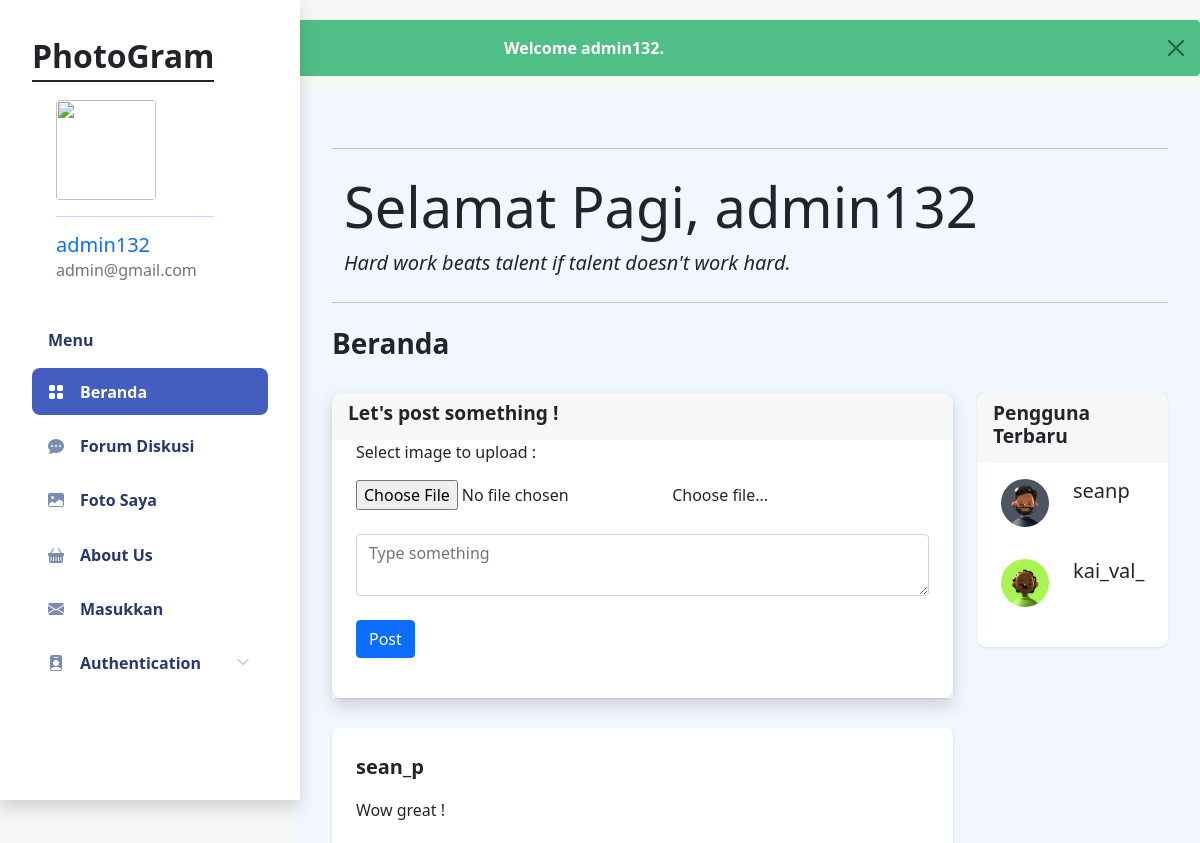
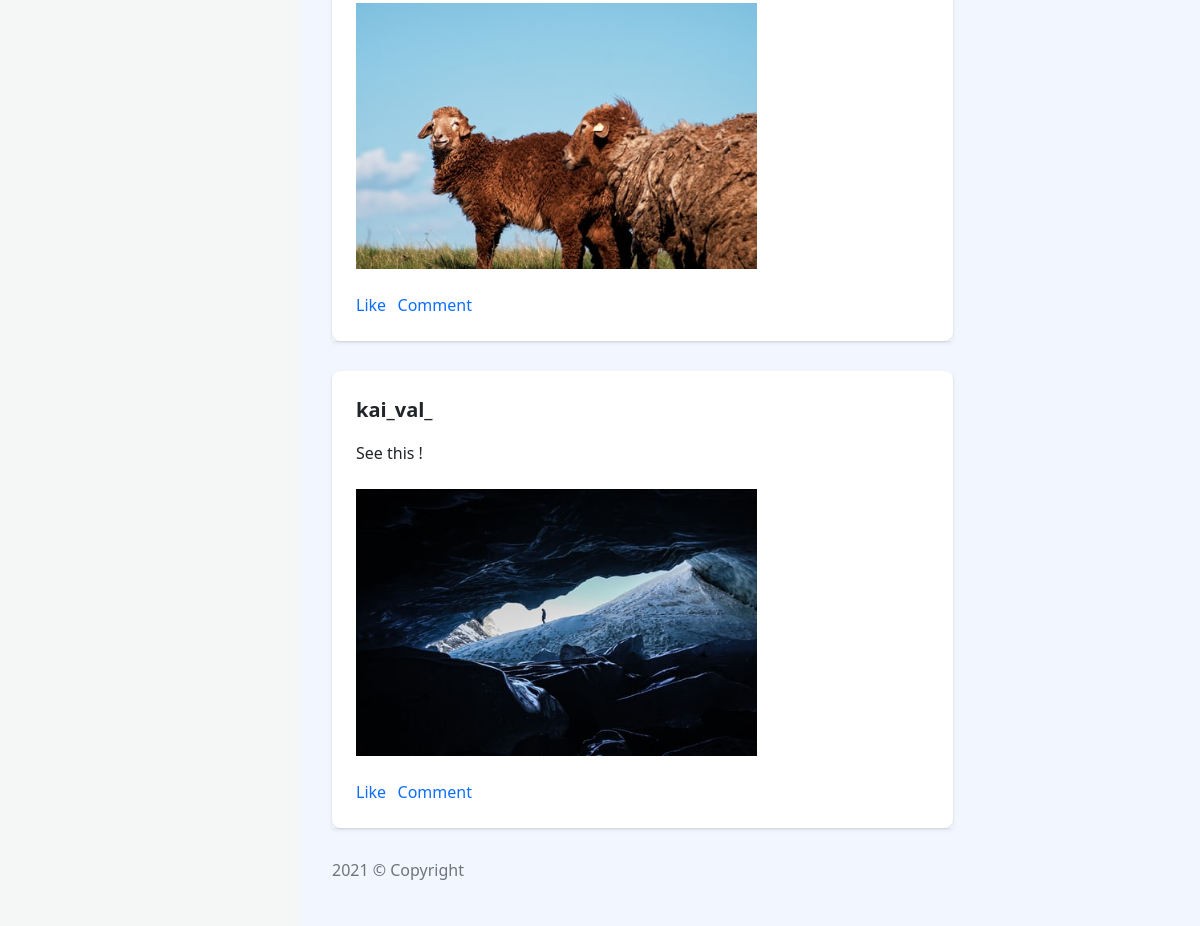
/ (signed in), run on the app's committed database (2 pictures, top to bottom).
### tables this page shows
CREATE TABLE `post` (
  `id` int(11) NOT NULL,
  `username` char(30) DEFAULT NULL,
  `caption` char(30) DEFAULT NULL,
  `image` varchar(30) DEFAULT NULL
);

CREATE TABLE `user_acc` (
  `id` int(11) NOT NULL,
  `username` varchar(50) NOT NULL,
  `password` varchar(50) NOT NULL,
  `no_telp` int(20) DEFAULT NULL,
  `email` varchar(50) NOT NULL,
  `bio` varchar(255) DEFAULT NULL,
  `dir_prof_pic` varchar(255) DEFAULT NULL
);

### index.php (the view, shortened to what this page needs)
<?php
include('notifWelcome.php');
require 'functions.php';
$result = query("SELECT * FROM post ORDER BY id DESC");
$result2 = query("SELECT * FROM user_acc ORDER BY id DESC");
?>
<!DOCTYPE html>
<html lang="en">
<head>
    <link rel="stylesheet" href="assets/css/bootstrap.css">
    <link rel="stylesheet" href="assets/vendors/iconly/bold.css">
    <link rel="stylesheet" href="assets/vendors/quill/quill.bubble.css">
    <link rel="stylesheet" href="assets/vendors/quill/quill.snow.css">
    <link rel="stylesheet" href="assets/vendors/perfect-scrollbar/perfect-scrollbar.css">
    <link rel="stylesheet" href="assets/vendors/bootstrap-icons/bootstrap-icons.css">
    <link rel="stylesheet" href="assets/css/app.css">
    <link rel="stylesheet" type="text/css" href="assets/custom.css">
</head>
<body>
    <div id="app">
        <div id="sidebar" class="active navv">
            <div class="sidebar-wrapper active shadow" >
                <div class="sidebar-header">
                    <div class="d-flex justify-content-between">
                        <div class="logo">
                            <div style="border-bottom: solid 2px;margin-bottom: 10%;">
                                PhotoGram
                            </div>
                            <a href="Profil.php">
                                <div style="text-align: left;">
                                    <div class="name ms-4">
                                        <img src="assets/images/faces/<?php echo $_SESSION['dir_prof_pic']; ?>" class="rounded" style="height: 100px;">
                                        <hr>
                                        <h5 class="mb-1"><?php echo $_SESSION['username']; ?></h5>
                                        <h6 class="text-muted mb-0"><?php echo $_SESSION['email']; ?></h6>
                                    </div>
                                </div>
                            </a>
                        </div>
                    </div>
                </div>
                <div class="sidebar-menu">
                    <ul class="menu">
                        <li class="sidebar-title">Menu</li>
                        <li class="sidebar-item active ">
                            <a href="index.php" class='sidebar-link'>
                                <i class="bi bi-grid-fill"></i>
                                <span>Beranda</span>
                            </a>
                        </li>
                        <li class="sidebar-item  ">
                            <a href="discussion.php" class='sidebar-link'>
                                <i class="bi bi-chat-dots-fill"></i>
                                <span>Forum Diskusi</span>
                            </a>
                        </li>
                        <li class="sidebar-item  ">
                            <a href="application-gallery.html" class='sidebar-link'>
                                <i class="bi bi-image-fill"></i>
                                <span>Foto Saya</span>
                            </a>
                        </li>
                        <li class="sidebar-item  ">
                            <a href="" class='sidebar-link'>
                                <i class="bi bi-basket-fill"></i>
                                <span>About Us</span>
                            </a>
                        </li>
                        <li class="sidebar-item  ">
                            <a href="application-email.html" class='sidebar-link'>
                                <i class="bi bi-envelope-fill"></i>
                                <span>Masukkan</span>
                            </a>
                        </li>
                        <li class="sidebar-item  has-sub">
                            <a href="#" class='sidebar-link'>
                                <i class="bi bi-person-badge-fill"></i>
                                <span>Authentication</span>
                            </a>
                        </li>
                    </ul>
                </div>
            </div>
        </div>
        <div id="main" style="background-color: #f2f7ff;">
            <div class="jumbotron jumbotron-fluid">
                <hr class="my-4">
                <div class="container  txt1">
                    <h1 class="display-4" >
                        <?php getGreeting((int)date("H"), $_SESSION['username']);?>
                    </h1>
                    <p class="lead txt2"><i><?php getQuote((int)date("H")) ?></i></p>
                </div>
                <hr class="my-4">
            </div>
            <div class="page-heading">
                <h3>Beranda</h3>
            </div>
            <div class="page-content">
                <section class="row">
                    <div class="col-12 col-lg-9">
                        <section class="section shadow">
                            <div class="card">
                                <div class="card-header">
                                    <h4 class="card-title">Let's post something !</h4>
                                </div>
                                <div class="card-body">
                                    <form method="post" enctype="multipart/form-data">
                                        <div class="form-row">
                                            <div class="col">
                                                <div class="custom-file">
                                                    <p>Select image to upload : </p>
                                                    <input type="file" class="custom-file-input" id="validatedCustomFile" required name="myfile">
                                                    <label class="custom-file-label" for="validatedCustomFile">Choose file...</label>
                                                </div>
                                                <br>
                                                <textarea class="form-control" name="keterangan" placeholder="Type something" required></textarea>
                                            </div>
                                        </div>
                                        <br>
                                        <button class="btn btn-primary" name="upload">Post</button>
                                    </form>
                                </div>
                            </div>
                        </section>
                        <?php foreach ($result as $row) :?>
                            <div class="row postingan">
                                <div class="col-12">
                                    <div class="card">
                                        <div class="card-body shadow-sm">
                                            <p style="font-weight: bolder; font-size: 20px;"> <?php echo $row['username'] ?><br></p>
                                            <?php echo $row['caption'] ?><br><br>
                                            <img style="width: 70%;" src="assets/images/<?php echo $row['image'];?>">
                                            <br>
                                            <br>
                                            <a href="" style="margin-right: 2%;">Like</a><a href="isiKomen.php?id= <?= $row['id']; ?>" target="_blank">Comment</a>
                                        </div>
                                    </div>
                                </div>
                            </div>
                        <?php endforeach; ?>
                    </div>
                    <div class="col-12 col-lg-3">
                        <div class="card navbar-fixed-top">
                            <div class="card-header">
                                <h4>Pengguna Terbaru</h4>
                            </div>
                            <div class="card-content pb-4">
                                <?php foreach ($result2 as $row): ?>
                                    <?php if ($row['username'] != 'admin132'): ?>
                                        <div class="recent-message d-flex px-4 py-3">
                                            <div class="avatar avatar-lg">
                                                <img src="assets/images/faces/<?php echo $row['dir_prof_pic'] ?>">
                                            </div>
                                            <div class="name ms-4">
                                                <h5 class="mb-1"><?php echo $row['username']; ?></h5>
                                            </div>
                                        </div>
                                    <?php endif ?>
                                <?php endforeach ?>
                            </div>
                        </div>
                    </div>
                </section>
            </div>
            <footer>
                <div class="footer clearfix mb-0 text-muted">
                    <div class="float-start">
                        <p>2021 &copy; Copyright</p>
                    </div>
                </div>
            </footer>
        </div>
    </div>
</body>
</html>

### notifWelcome.php (shortened to what this page needs)
<?php
	if(isset($_SESSION['login'])){
		echo'<div style="text-align:center;" class="alert alert-success alert-dismissible show fade">
                <strong>Welcome '.$_SESSION['username'].'.</strong>
                <button type="button" class="btn-close" data-bs-dismiss="alert" aria-label="Close"></button>
			</div>';
	}
?>

### functions.php (shortened to what this page needs)
<?php
$db = mysqli_connect("localhost", "root", "", "tubesweb");
function query($query){
	global $db;
	$result = mysqli_query($db, $query);
	$rows = [];
	while ($row = mysqli_fetch_assoc($result)) {
		$rows[] = $row;
	}
	return $rows;
}
function getGreeting($hour, $name){
	$hour = (int) $hour;
	if ($hour >= 4) {
        $tes ="Selamat Pagi, $name";
    }
    echo "<h1 class='display-4'>$tes</h1>";
}
function getQuote($hour){
    $hour = (int) $hour;
    if ($hour >= 4) {
        $tes ="Let's start this day with a cup of coffee.";
    }
    if ($hour >= 8) {
        $tes ="Hard work beats talent if talent doesn't work hard.";
    }
    echo $tes;
}
?>

### assets/css/app.css (style rules this page uses)
.alert { border:none }
.alert-success { background-color:#4fbe87;color:#fff }
.avatar { display:inline-flex;border-radius:50%;text-align:center;vertical-align:middle;position:relative }
.avatar img { width:32px;height:32px;border-radius:50% }
.avatar.avatar-lg .avatar-content,.avatar.avatar-lg img { width:48px;height:48px;font-size:1.2rem }
.btn.btn-danger,.btn.btn-info,.btn.btn-primary,.btn.btn-secondary,.btn.btn-success,.btn.btn-warning { color:#fff }
.card { margin-bottom:2.2rem;border:none }
.card .card-header { border:none }
.card .card-header h4 { font-size:1.2rem;font-weight:700 }
.card .card-header~.card-body { padding-top:0 }
.card .card-content { position:relative }
.card .card-title { font-size:1.2rem }
.card .card-body { padding:1.5rem }
#sidebar.active .sidebar-wrapper { left:0 }
.sidebar-wrapper { width:300px;height:100vh;position:fixed;top:0;z-index:10;overflow-y:auto;background-color:#fff;bottom:0;transition:left .5s ease-out }
.sidebar-wrapper .sidebar-header { padding:2rem 2rem 1rem;font-size:2rem;font-weight:700 }
.sidebar-wrapper .sidebar-header img { height:1.2rem }
.sidebar-wrapper .menu { margin-top:2rem;padding:0 2rem;font-weight:600 }
.sidebar-wrapper .menu .sidebar-title { padding:0 1rem;margin:1.5rem 0 1rem;font-size:1rem;list-style:none;font-weight:600;color:#25396f }
.sidebar-wrapper .menu .sidebar-link { display:block;padding:.7rem 1rem;font-size:1rem;display:flex;align-items:center;border-radius:.5rem;transition:all .5s;text-decoration:none;color:#25396f }
.sidebar-wrapper .menu .sidebar-link i,.sidebar-wrapper .menu .sidebar-link svg { color:#7c8db5 }
.sidebar-wrapper .menu .sidebar-link span { margin-left:1rem }
.sidebar-wrapper .menu .sidebar-item { list-style:none;margin-top:.5rem;position:relative }
.sidebar-wrapper .menu .sidebar-item.has-sub .sidebar-link:after { position:absolute;color:#ccc;right:15px;top:12px;display:block }
.sidebar-wrapper .menu .sidebar-item.active .sidebar-link { background-color:#435ebe }
.sidebar-wrapper .menu .sidebar-item.active .sidebar-link span { color:#fff }
.sidebar-wrapper .menu .sidebar-item.active .sidebar-link i,.sidebar-wrapper .menu .sidebar-item.active .sidebar-link svg { fill:#fff;color:#fff }
.bi { width:1rem;height:1rem }
#main { margin-left:300px;padding:2rem }
.page-heading { margin:0 0 2rem }
.page-heading h3 { font-weight:700 }
a { text-decoration:none }

### assets/custom.css (style rules this page uses)
body { background-color: #f4f7f6; margin-top:20px; }
.card { background: #fff; transition: .5s; border: 0; margin-bottom: 30px; border-radius: .55rem; position: relative; width: 100%; box-shadow: 0 1px 2px 0 rgb(0 0 0 / 10%); }
.clearfix:after { visibility: hidden; display: block; font-size: 0; content: " "; clear: both; height: 0 }

### data on the page
post: username "sean_p", caption "Wow great !", image (picture)
post: username "kai_val_", caption "See this !", image (picture)
user_acc: dir_prof_pic (picture), username "seanp"
user_acc: dir_prof_pic (picture), username "kai_val_"

### other printed values
$_SESSION['username'] "admin132"
$_SESSION['email'] "admin@gmail.com"
$tes "Selamat Pagi, admin132"
$tes "Hard work beats talent if talent doesn't work hard."
